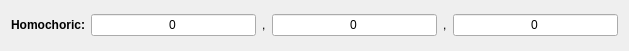
<?xml version="1.0" encoding="UTF-8"?>
<ui version="4.0">
 <class>HomochoricWidget</class>
 <widget class="QWidget" name="HomochoricWidget">
  <property name="geometry">
   <rect>
    <x>0</x>
    <y>0</y>
    <width>629</width>
    <height>51</height>
   </rect>
  </property>
  <property name="windowTitle">
   <string>Form</string>
  </property>
  <layout class="QGridLayout" name="gridLayout">
   <item row="0" column="0">
    <widget class="QLabel" name="label_32">
     <property name="styleSheet">
      <string notr="true">QLabel {
font-weight: bold;
font-size: 11px;
}</string>
     </property>
     <property name="text">
      <string>&lt;html&gt;&lt;head/&gt;&lt;body&gt;&lt;p&gt;&lt;span style=&quot; font-size:9pt;&quot;&gt;Homochoric:&lt;/span&gt;&lt;/p&gt;&lt;/body&gt;&lt;/html&gt;</string>
     </property>
     <property name="alignment">
      <set>Qt::AlignRight|Qt::AlignTrailing|Qt::AlignVCenter</set>
     </property>
    </widget>
   </item>
   <item row="0" column="5">
    <widget class="QLineEdit" name="h3">
     <property name="minimumSize">
      <size>
       <width>118</width>
       <height>20</height>
      </size>
     </property>
     <property name="toolTip">
      <string/>
     </property>
     <property name="text">
      <string>0</string>
     </property>
     <property name="alignment">
      <set>Qt::AlignCenter</set>
     </property>
    </widget>
   </item>
   <item row="0" column="3">
    <widget class="QLineEdit" name="h2">
     <property name="minimumSize">
      <size>
       <width>118</width>
       <height>20</height>
      </size>
     </property>
     <property name="toolTip">
      <string/>
     </property>
     <property name="text">
      <string>0</string>
     </property>
     <property name="alignment">
      <set>Qt::AlignCenter</set>
     </property>
    </widget>
   </item>
   <item row="0" column="1">
    <widget class="QLineEdit" name="h1">
     <property name="minimumSize">
      <size>
       <width>118</width>
       <height>20</height>
      </size>
     </property>
     <property name="toolTip">
      <string/>
     </property>
     <property name="text">
      <string>0</string>
     </property>
     <property name="alignment">
      <set>Qt::AlignCenter</set>
     </property>
    </widget>
   </item>
   <item row="0" column="2">
    <widget class="QLabel" name="label_3">
     <property name="text">
      <string>,</string>
     </property>
    </widget>
   </item>
   <item row="0" column="4">
    <widget class="QLabel" name="label_4">
     <property name="text">
      <string>,</string>
     </property>
    </widget>
   </item>
  </layout>
 </widget>
 <tabstops>
  <tabstop>h1</tabstop>
  <tabstop>h2</tabstop>
  <tabstop>h3</tabstop>
 </tabstops>
 <resources/>
 <connections/>
</ui>
